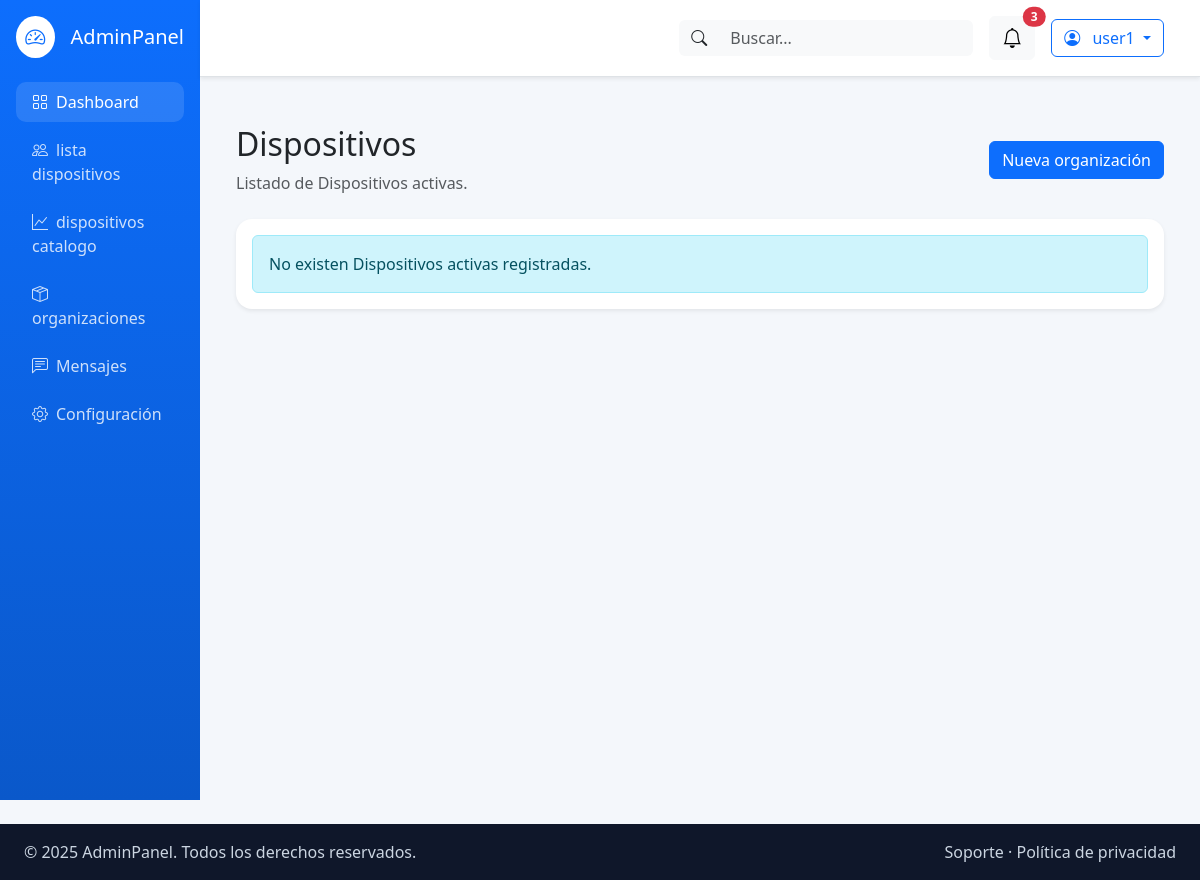
Page /devices/devices/ (signed in) on the earlier database version.
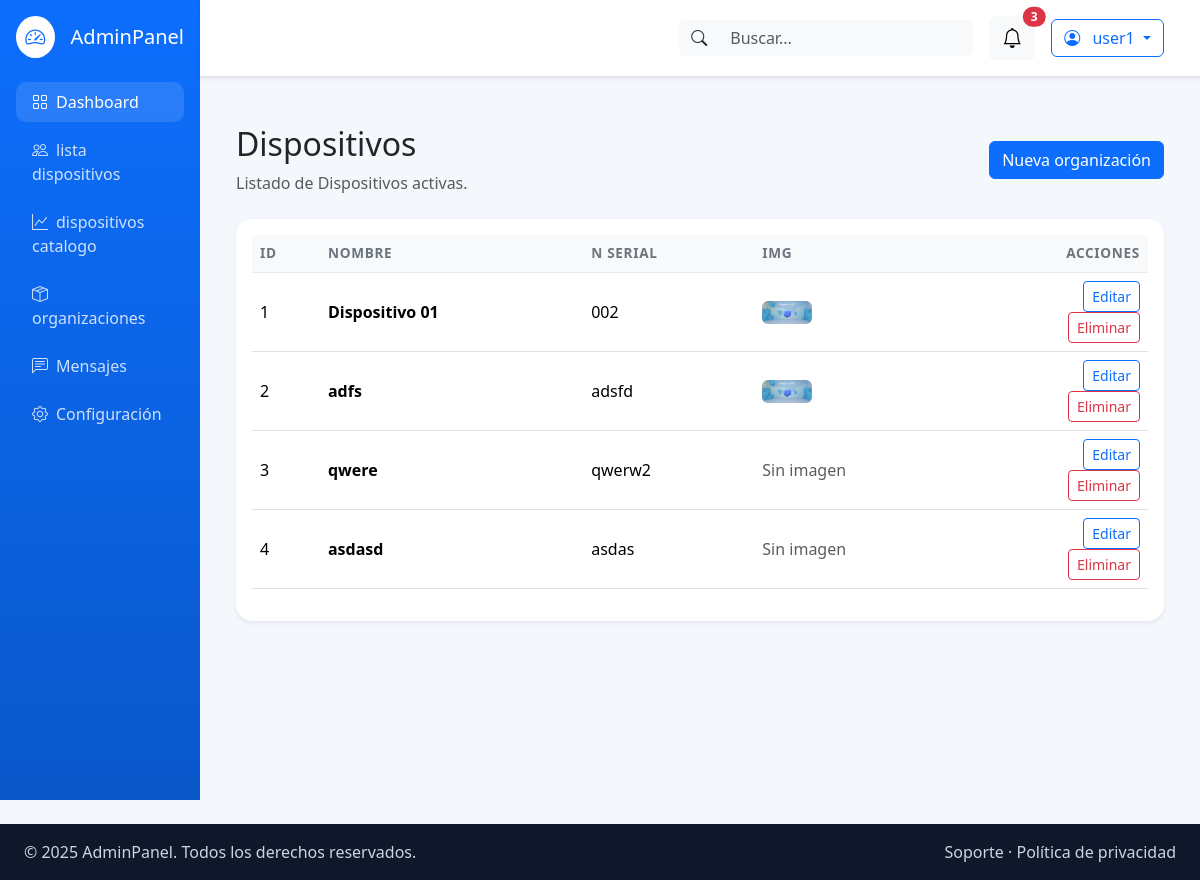
Same page on the later database version.
### devices/models.py (models this page shows, shortened)
class Device(BaseModel):
    organization = models.ForeignKey(
        "organizations.Organization",
        on_delete=models.PROTECT,
        related_name="devices",
    )
    zone = models.ForeignKey(
        "organizations.Zone",
        on_delete=models.PROTECT,
        related_name="devices",
    )
    name = models.CharField(max_length=120)
    serial_number = models.CharField(max_length=80, unique=True)
    image = models.ImageField(
        upload_to="devices/%Y/%m/",
        blank=True,
    )
    manual = models.FileField(
        upload_to="devices/manuals/%Y/%m/",
        blank=True,
        validators=[FileExtensionValidator(["pdf"])],
    )

### devices/views.py (the view)
class DeviceListView(LoginRequiredMixin, PermissionRequiredMixin, ListView):
    permission_required = "devices.view_device"
    raise_exception = True
    model = Device
    template_name = "devices/device_list.html"
    context_object_name = "devices"
    def get_queryset(self):
        return Device.objects.filter(deleted_at__isnull=True)

### templates/devices/device_list.html (shortened to what this page needs)
{% extends "base_admin.html" %}
{% block content %}
<div class="container mt-4">
    <div class="d-flex justify-content-between align-items-center mb-4">
        <div>
            <h2>Dispositivos</h2>
            <p class="text-muted mb-0">
                Listado de Dispositivos activas.
            </p>
        </div>
        {% if perms.devices.add_device %}
        <a href="{% url 'devices:device_create' %}" class="btn btn-primary">
            Nueva organización
        </a>
        {% endif %}
    </div>
    <div class="card shadow-sm">
        <div class="card-body">
            {% if devices %}
            <div class="table-responsive">
                <table class="table table-hover align-middle">
                    <thead class="table-light">
                        <tr>
                            <th>ID</th>
                            <th>Nombre</th>
                            <th>N Serial</th>
                            <th>Img</th>
                            <th class="text-end">Acciones</th>
                        </tr>
                    </thead>
                    <tbody>
                        {% for device in devices %}
                        <tr>
                            <td>
                                {{ device.id }}
                            </td>
                            <td>
                                <strong>
                                    {{ device.name }}
                                </strong>
                            </td>
                            <td>
                                {{ device.serial_number }}
                            </td>
                            <td>
                                {% if device.image %}
                                    <img
                                        src="{{ device.image.url }}"
                                        alt="Imagen de {{ device.name }}"
                                        class="img-fluid rounded"
                                        width="50"
                                    >
                                {% else %}
                                    <span class="text-muted">Sin imagen</span>
                                {% endif %}
                            </td>
                            <td class="text-end">
                                {% if perms.devices.change_device %}
                                <a href="{% url 'devices:device_update' device.pk %}"
                                    class="btn btn-sm btn-outline-primary">
                                    Editar
                                </a>
                                {% endif %}
                                {% if perms.devices.delete_device %}
                                <form id="delete-{{ device.pk }}" method="post" action="{% url 'devices:device_delete' device.pk %}">
                                    <button type="submit" class="js-delete btn btn-sm btn-outline-danger" >
                                        Eliminar
                                    </button>
                                </form>
                                {% endif %}
                            </td>
                        </tr>
                        {% endfor %}
                    </tbody>
                </table>
            </div>
            {% else %}
            <div class="alert alert-info mb-0">
                No existen Dispositivos activas registradas.
            </div>
            {% endif %}
        </div>
    </div>
</div>
{% endblock %}

Differences in the rows shown:
added Device: id "1", name "Dispositivo 01", serial_number "002", image (picture)
added Device: id "2", name "adfs", serial_number "adsfd", image (picture)
added Device: id "3", name "qwere", serial_number "qwerw2", image "Sin imagen"
added Device: id "4", name "asdasd", serial_number "asdas", image "Sin imagen"
Other differences:
text no longer shown: "No existen Dispositivos activas registradas."
text now shown: "ID NOMBRE N SERIAL IMG ACCIONES"
